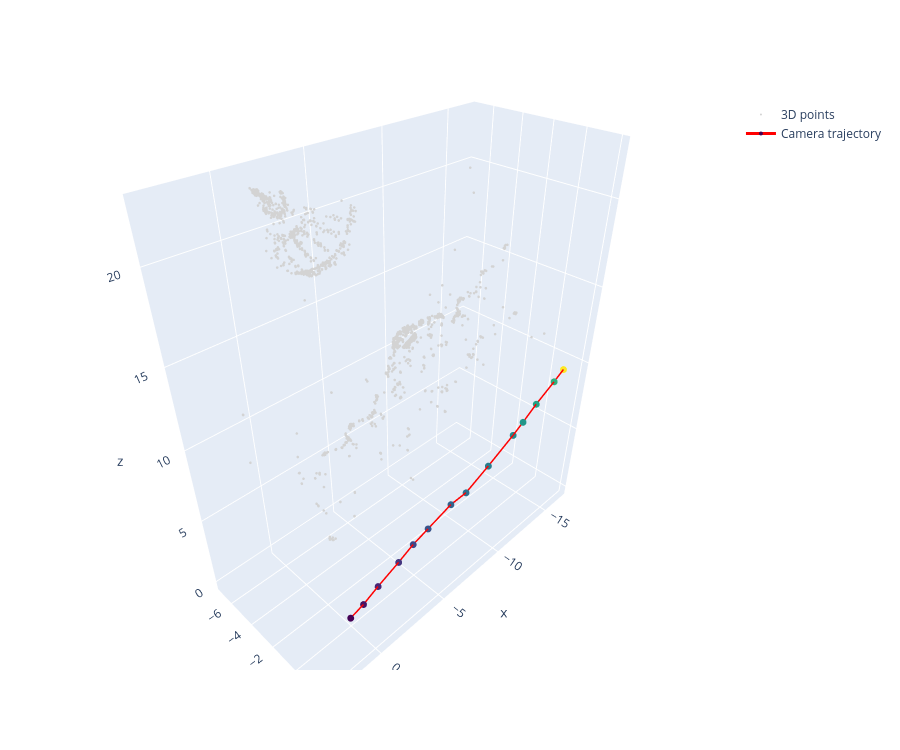

Notebook cell for this chart:
### Code cell
import plotly.graph_objects as go

fig = go.Figure()

fig.add_trace(go.Scatter3d(
    x=Q_all[0], y=Q_all[1], z=Q_all[2],
    mode='markers', marker=dict(size=1.5, color='lightgray'),
    name='3D points'
))

fig.add_trace(go.Scatter3d(
    x=Cs[:, 0], y=Cs[:, 1], z=Cs[:, 2],
    mode='lines+markers',
    marker=dict(size=4, color=np.arange(len(Cs)), colorscale='Viridis'),
    line=dict(width=3, color='red'),
    name='Camera trajectory'
))

fig.update_layout(scene=dict(aspectmode='data'), width=900, height=750)
fig.show()

### Figure 1 — Plotly figure (JSON) as saved in the notebook; plotly's stock layout.template omitted (floating-point values rounded to 4 significant figures; data arrays with more than 128 entries replaced by an {"elided": "..."} marker saying what was removed)
{"data": [{"marker": {"color": "lightgray", "size": 1.5}, "mode": "markers", "name": "3D points", "type": "scatter3d", "x": {"elided": "3550 float values"}, "y": {"elided": "3550 float values"}, "z": {"elided": "3550 float values"}}, {"line": {"color": "red", "width": 3}, "marker": {"color": [0, 1, 2, 3, 4, 5, 6, 7, 8, 9, 10, 11, 12, 13, 14, 15, 16, 17, 18, 19], "colorscale": [[0, "#440154"], [0.1111, "#482878"], [0.2222, "#3e4989"], [0.3333, "#31688e"], [0.4444, "#26828e"], [0.5556, "#1f9e89"], [0.6667, "#35b779"], [0.7778, "#6ece58"], [0.8889, "#b5de2b"], [1, "#fde725"]], "size": 4}, "mode": "lines+markers", "name": "Camera trajectory", "type": "scatter3d", "x": [0.0, -0.9223, -1.953, -3.446, -4.507, -5.659, -7.445, -8.772, -10.61, -12.65, -13.34, -14.4, -15.87, -16.59, -16.59, -16.59, -16.59, -16.59, -16.59, -16.59], "y": [0.0, 0.05745, 0.1679, 0.2976, 0.3951, 0.4497, 0.5593, 0.5629, 0.6538, 0.7907, 0.9226, 1.004, 1.124, 1.208, 1.208, 1.208, 1.208, 1.208, 1.208, 1.208], "z": [0.0, 0.3821, 1.109, 1.991, 2.691, 3.129, 3.872, 3.908, 4.894, 6.154, 6.841, 7.672, 8.653, 9.239, 9.239, 9.239, 9.239, 9.239, 9.239, 9.239]}], "layout": {"height": 750, "scene": {"aspectmode": "data"}, "width": 900}}
